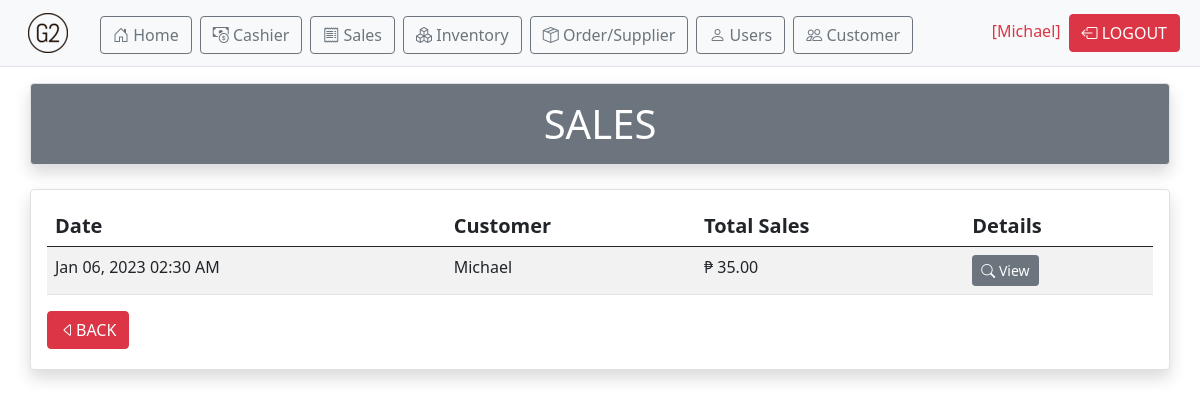
/new_sales.php (signed in), run on the app's committed database.
### tables this page shows
CREATE TABLE `purchase` (
  `purchase_id` int(11) NOT NULL,
  `customer` varchar(50) NOT NULL,
  `total` double NOT NULL,
  `date_purchase` datetime NOT NULL
);

### new_sales.php (the view, shortened to what this page needs)
<?php
$con = connection();
?>
<!DOCTYPE html>
<html lang="en">
<head>
	<link rel="stylesheet" href="css/bootstrap.min.css">
	<link rel="stylesheet" href="https://cdn.jsdelivr.net/npm/bootstrap-icons@1.10.2/font/bootstrap-icons.css">
</head>
<body>
	<?php include 'navbar.php' ?>
	<div class="container text-center mt-3 mb-4 p-3 border shadow bg-secondary text-white rounded h1">SALES</div>
	<div class="container my-2 border shadow p-3 bg-body rounded table-responsive">
		<div class="row">
			<div class="col">
				<table class="table table-striped table-hover">
					<thead class="h5">
						<th>Date</th>
						<th>Customer</th>
						<th>Total Sales</th>
						<th>Details</th>
					</thead>
					<tbody>
						<?php
							$sql="select * from purchase order by purchase_id desc";
							$query=$con->query($sql);
							while($row=$query->fetch_array()){
								?>
								<tr>
									<td><?php echo date('M d, Y h:i A', strtotime($row['date_purchase'])) ?></td>
									<td><?php echo $row['customer']; ?></td>
									<td class="text-right">&#8369; <?php echo number_format($row['total'], 2); ?></td>
									<td><a href="#details<?php echo $row['purchase_id']; ?>" data-bs-toggle="modal" data-bs-target="#details<?php echo $row['purchase_id']; ?>" class="btn btn-secondary btn-sm"><i class="bi bi-search"></i> View</a>
									<?php include 'new_sales_modal.php'; ?>
							<?php
							}
						?>
				<div class="pe-2">
					<a class="btn btn-danger text-decoration-none text-white mb-1" href="products.php"><i class='bi bi-caret-left'></i>BACK</a>
				</div>
			</div>
		</div>
</body>
</html>

### data on the page
purchase: date_purchase "Jan 06, 2023 02:30 AM", customer "Michael", total "35.00"

### other printed values
$_SESSION['UserLogin'] "Michael"
